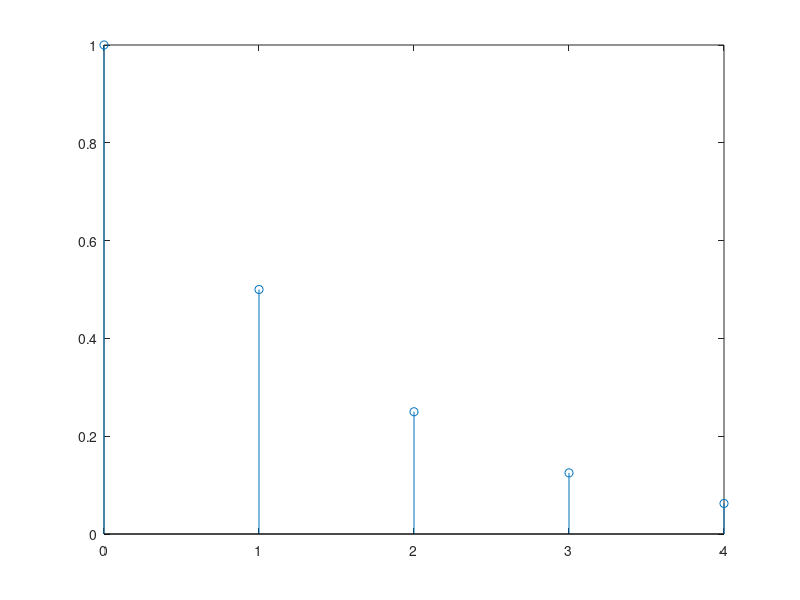

Write MATLAB code to recreate this figure.
clear all; close all; clc;

Nr = [1,0,-0.8];
Dr = [1,-0.2,0.9];
n=0:4;
a=0.5;  
given=a.^n;
Response_given=filter(Nr,Dr,given)
stem (n,given);
